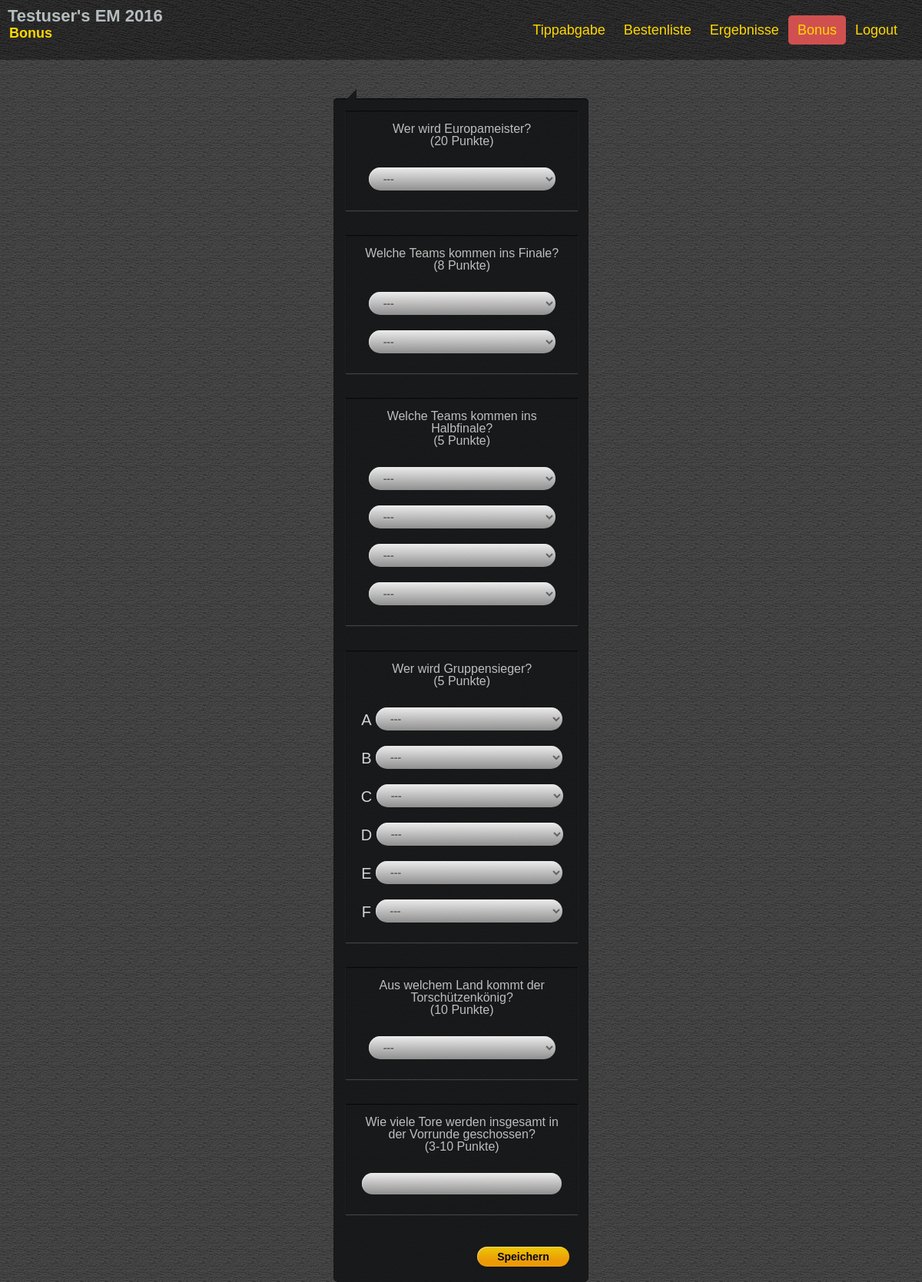
The app's page /bonus.php (signed in) with its own data.
### tables this page shows
CREATE TABLE IF NOT EXISTS `competition_bonus` (
  `id` int(11) NOT NULL AUTO_INCREMENT,
  `question` text NOT NULL,
  `type` enum('TEAM','TEAM2','TEAM4','TEAMGROUP','INT') NOT NULL,
  `result` text,
  `points` text NOT NULL,
  PRIMARY KEY (`id`)
);

### database.php (called while the page is built, shortened)
<?php
class Database {
    private $_connection;
    private static $_instance;
    private $_host = DatabaseConfig::HOST;
    private $_username = DatabaseConfig::USER;
    private $_password = DatabaseConfig::PASS;
    private $_database = DatabaseConfig::NAME;
    public static function getInstance()
    {
        if (!self::$_instance) {
            self::$_instance = new self();
        }
        return self::$_instance;
    }
    private function __construct()
    {
        try {
            $this->_connection  = new \PDO("mysql:host=$this->_host;dbname=$this->_database;charset=utf8", $this->_username, $this->_password);
        } catch (PDOException $e) {
            echo $e->getMessage();
        }
    }
	private function execute($sql, $data = array())
	{
		$stmt = $this->_connection->prepare($sql);
		$i = 0;
		foreach ($data as $value)
		{
			$type = is_string($value) ? PDO::PARAM_STR : PDO::PARAM_INT;
			$stmt->bindValue(++$i, $value, $type);
		}
		if (!$stmt->execute()) {
			var_dump($stmt->errorInfo());
		}
		return $stmt->fetchAll(PDO::FETCH_ASSOC);
	}
	public function getAllTeams()
	{
		$sql = "SELECT id, shortname, fullname, flag, ingroup FROM competition_teams WHERE ingroup IS NOT NULL ORDER BY FullName ASC";
		$teams = $this->execute($sql);
		return $teams;
	}
	public function getNumGroups()
	{
		$sql = "SELECT COUNT(DISTINCT(ingroup)) AS numgroups FROM competition_teams";
		$numgroups = $this->execute($sql);
		return $numgroups[0]['numgroups'];
	}
	public function getBonusBetsForUser($userid)
	{
		$sql = "SELECT
				id, question, type, points, bonus_bet
				FROM competition_bonus b
				LEFT JOIN competition_bonus_bets bb
				ON b.id = bb.bonus_id
				AND bb.user_id = ?
				ORDER BY b.id ASC";
		return $this->execute($sql, array($userid));
	}
	public function areBonusBetsAllowed()
	{
		$sql = "SELECT NOW() < MIN(kickoff) AS allowed FROM competition_matches";
		$res = $this->execute($sql);
		$allowed = (count($res) == 1 && $res[0]['allowed']);
		return $allowed;
	}
	public function hasOpenBonusBetsForUser($userid)
	{
		$sql = "SELECT COUNT(*) AS open_bets
				FROM competition_users u
				CROSS JOIN competition_bonus b
				LEFT JOIN competition_bonus_bets bb
				ON b.id = bb.bonus_id AND u.id = bb.user_id
				WHERE u.id = ? AND bb.bonus_bet IS NULL";
		$res = $this->execute($sql, array($userid));
		$exists = (count($res) == 1 && $res[0]['open_bets'] > 0);
		return $exists;
	}
}
?>

### bonusbet.php (the view, shortened to what this page needs)
<?php
function showCombo($bid, $subid, $teams, $selected, $inGroup) {
	$name = "b$bid"."_$subid";
	$q = "";
	if ($inGroup) {
		$groupLetter = chr($subid + 64);
		$q .= "<label for=\"$name\">$groupLetter&nbsp;</label>";
	}
	$q .= "<select name=\"$name\">";
	$q .= "<option value=\"---\">---</option>";
	$selected = is_null($selected) ? "---" : $selected;
	foreach ($teams as $t) {
		if ($inGroup && $groupLetter != $t['ingroup']) continue;
		$s = ($selected == $t['shortname'] ? ' selected="selected"' : '');
		$q .= "<option value=\"{$t['shortname']}\"$s>{$t['fullname']}</option>";
	}
	$q .= "</select><br/>";
	return $q;
}
function showCombos($bid, $max, $teams, $selectedCombined, $inGroup) {
	$r = "";
	if (is_null($selectedCombined)) {
		$selectedCombined = str_repeat(";", $max - 1);
	}
	$selectedArray = explode(';', $selectedCombined);
	for ($i = 1; $i <= $max; ++$i) {
		$r .= showCombo($bid, $i, $teams, $selectedArray[$i - 1], $inGroup);
	}
	return $r;
}
$teams = $db->getAllTeams();
$userid = $_SESSION['activeUserId'];
$bonusbets = $db->getBonusBetsForUser($userid);
$allowed = $db->areBonusBetsAllowed();
$numGroups = $db->getNumGroups();
echo "<div class='bonus'><form class=\"wm-form\" name=\"bonusForm\" action=\"submitBonus.php\" method=\"post\">";
$showSubmit = $allowed;
foreach ($bonusbets as $row)
{
	$id = $row['id'];
	echo "<div class='match'>";
	echo $row['question']."<br/>(".$row['points']." Punkte)<br/><br/>";
	switch ($row['type']) {
		case 'TEAM':
			echo showCombos($id, 1, $teams, $row['bonus_bet'], false);
			break;
		case 'TEAM2':
			echo showCombos($id, 2, $teams, $row['bonus_bet'], false);
			break;
		case 'TEAM4':
			echo showCombos($id, 4, $teams, $row['bonus_bet'], false);
			break;
		case 'TEAMGROUP':
			echo showCombos($id, $numGroups, $teams, $row['bonus_bet'], true);
			break;
		case 'INT':
			echo "<input type=\"text\" name=\"b".$id."_1\" value=\"".$row['bonus_bet']."\">";
			echo "<br/>";
			break;
	}
	echo "</div><br/><br/>";
}
if ($showSubmit) {
	echo "<div style=\"width: 100%; height:40px\"><input type=\"submit\" value=\"Speichern\"></div>";
}
echo "</form></div>";
?>

### bonus.php (shortened to what this page needs)
<?php
	include ('navi.php');
	require_once ('database.php');
	$db = Database::getInstance();
	$script = $db->areBonusBetsAllowed() ? 'bonusbet.php' : 'bonuslist.php';
?>
<!DOCTYPE html>
<html>
	<head>
		<link href="css/competition.css" rel="stylesheet prefetch" type="text/css" />
		<link href='fonts/roboto.css' rel="stylesheet prefetch" type="text/css" />
	</head>
	<body>
		<header>
			<?php
				echo Navi::getMenu();
			?>
		</header>
		<section id="content" class="center">
			<?php include ($script); ?>
		</section>
	</body>
</html>

### navi.php (shortened to what this page needs)
<?php
	require_once ('database.php');
	class Navi
	{
		static private $naviMap = Array(
				"tipps"		=>	"Tippabgabe",
				"ranking"	=>	"Bestenliste",
				"results"	=>	"Ergebnisse",
				"bonus"		=>	"Bonus",
				"logout"		=>	"Logout"
			);
		static private function getPageTitle()
		{
			$page = self::getPage();
			if (in_array($page, array_keys(self::$naviMap))) {
				return self::$naviMap[$page];
			}
			return "";
		}
		static private function getPage()
		{
			return basename($_SERVER['PHP_SELF'], '.php');
		}
		static public function getMenu()
		{
			$db = Database::getInstance();
			$openBonusBets = $db->hasOpenBonusBetsForUser(intval($_SESSION['activeUserId'])) && $db->areBonusBetsAllowed();
			$out = "<div id=\"navi\"><nav><a href=\"#\" id=\"menu-icon\"></a><ul>";
			foreach (self::$naviMap as $link => $title)
			{
				$extraClass = ($link == 'bonus' && $openBonusBets) ? " class=\"attention\"" : "";
				$out .= "<li id=\"elem\" $extraClass><a href=\"$link\"><span id=\"elem\">$title</span></a></li>";
			}
			$out .= "</ul></nav></div><div id=\"title\">
					<h1>".ucfirst($_SESSION["activeUser"])."'s EM 2016</h1>
					<h2>".self::getPageTitle()."</h2>
				</div>
				<div style=\"clear:both\"></div>";
			return $out;
		}
	}
?>

### records on screen
competition_bonus: question "Wer wird Europameister?", points "20", id "---"
competition_bonus: question "Welche Teams kommen ins Finale?", points "8", id "---"
competition_bonus: question "Welche Teams kommen ins Halbfinale?", points "5", id "---"
competition_bonus: question "Wer wird Gruppensieger?", points "5", groupLetter "A", id "---", groupLetter "B", groupLetter "C", groupLetter "D", groupLetter "E", groupLetter "F"
competition_bonus: question "Aus welchem Land kommt der Torschützenkönig?", points "10", id "---"
competition_bonus: question "Wie viele Tore werden insgesamt in der Vorrunde geschossen?", points "3-10"

### other values on screen
$title "Tippabgabe"
$title "Bestenliste"
$title "Ergebnisse"
$title "Bonus"
$title "Logout"
$_SESSION["activeUser"] "Testuser"
self::getPageTitle() "Bonus"
